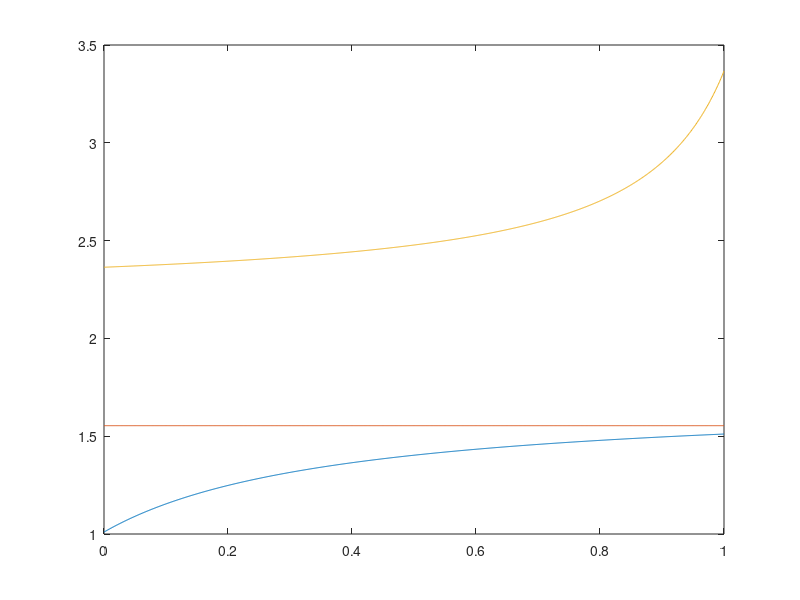

This figure's MATLAB source:
gG=1.00;    ...prob. pays off if good
gB=0.30;    ...prob. pays off if bad
y=3;           ...output
D=1;             ...investment size
r=1.01;          ...risk free rate
g1=0.35;          ...Pr(A|G)=g1+(g2+g3)pi
g2=0.55;          ...Pr(B|G)=g2(1-pi)
g3=0.1;          ...Pr(C|G)=g3(1-pi)
b1=0.1;          ...Pr(A|L)=(b2+b3)pi
b2=g2;          ...Pr(B|L)=b2(1-pi)
b3=1-b2-b1;          ...Pr(C|L)=b1+b3(1-pi)
alf=3;           ...c(pi)=1/alpha * pi^alpha

l=0.6
w=0.6

pi=0:0.001:1;
lp=length(pi);

%omega cutoffs and interest rates
% wbar=zeros(3,2,lp);
% wbar(2,1,:)=-(1-l)*(y*gB-D*r)/(l*(y*gG-D*r)-(1-l)*(y*gB-D*r));
% wbar(2,2,:)=l*(y*gG-D*r)/(l*(y*gG-D*r)-(1-l)*(y*gB-D*r));
R=zeros(3,2,lp);
R(2,1,:)=r*(w*l+(1-w)*(1-l))/(w*l*gG+(1-w)*(1-l)*gB);
R(2,2,:)=r*((1-w)*l+w*(1-l))/((1-w)*l*gG+w*(1-l)*gB);
for i=1:lp
%     wbar(1,1,i)=-(1-l)*b3*(1-pi(i))*(y*gB-D*r)/(l*(g1+(g2+g3)*pi(i))*(y*gG-D*r)-(1-l)*(b1+(b2+b3)*pi(i))*(y*gB-D*r));
%     wbar(3,1,i)=-(1-l)*(b1+(b2+b3)*pi(i))*(y*gB-D*r)/(l*g3*(1-pi(i))*(y*gG-D*r)-(1-l)*(b1+(b2+b3)*pi(i))*(y*gB-D*r));
%     wbar(1,2,i)=l*(g1+(g2+g3)*pi(i))*(y*gG-D*r)/(l*(g1+(g2+g3)*pi(i))*(y*gG-D*r)-(1-l)*b3*(1-pi(i))*(y*gB-D*r));
%     wbar(3,2,i)=l*g3*(1-pi(i))*(y*gG-D*r)/(l*g3*(1-pi(i))*(y*gG-D*r)-(1-l)*(b1+(b2+b3)*pi(i))*(y*gB-D*r));
    R(1,1,i)=r*(w*l*(g1+(g2+g3)*pi(i))+(1-w)*(1-l)*(b2+b3)*pi(i))/(w*l*(g1+(g2+g3)*pi(i))*gG+(1-w)*(1-l)*(b2+b3)*pi(i)*gB);
    R(3,1,i)=r*(w*l*g3*(1-pi(i))+(1-w)*(1-l)*(b1+b3*(1-pi(i))))/(w*l*g3*(1-pi(i))*gG+(1-w)*(1-l)*(b1+b3*(1-pi(i)))*gB);
    R(1,2,i)=r*((1-w)*l*(g1+(g2+g3)*pi(i))+w*(1-l)*(b2+b3)*pi(i))/((1-w)*l*(g1+(g2+g3)*pi(i))*gG+w*(1-l)*(b2+b3)*pi(i)*gB);
    R(3,2,i)=r*((1-w)*l*g3*(1-pi(i))+w*(1-l)*(b1+b3*(1-pi(i))))/((1-w)*l*g3*(1-pi(i))*gG+w*(1-l)*(b1+b3*(1-pi(i)))*gB);
end

%pi cutoffs
% phat=zeros(3,2);
% phat(1,1)=-(w*l*g1*(y*gG-D*r)+(1-w)*(1-l)*b3*(y*gB-D*r))/(w*l*(g2+g3)*(y*gG-D*r)+(1-w)*(1-l)*(-b3)*(y*gB-D*r));
% phat(3,1)=-(w*l*g3*(y*gG-D*r)+(1-w)*(1-l)*b1*(y*gB-D*r))/(w*l*(-g3)*(y*gG-D*r)+(1-w)*(1-l)*(b2+b3)*(y*gB-D*r));
% phat(1,2)=-((1-w)*l*g1*(y*gG-D*r)+w*(1-l)*b3*(y*gB-D*r))/((1-w)*l*(g2+g3)*(y*gG-D*r)+w*(1-l)*(-b3)*(y*gB-D*r));
% phat(3,2)=-((1-w)*l*g3*(y*gG-D*r)+w*(1-l)*b1*(y*gB-D*r))/((1-w)*l*(-g3)*(y*gG-D*r)+w*(1-l)*(b2+b3)*(y*gB-D*r));


%individual terms of marginal benefit function
Hx=zeros(3,lp);
Lx=zeros(3,lp);
for i=1:lp
    Hx(1,i)=((w*l*(g2+g3)*gG+(1-w)*(1-l)*(b2+b3)*gB)/(w*l+(1-w)*(1-l)))*(y-D*R(1,1,i));
    Hx(2,i)=((w*l*(-g2)*gG+(1-w)*(1-l)*(-b2)*gB)/(w*l+(1-w)*(1-l)))*(y-D*R(2,1,1));
    Hx(3,i)=((w*l*(-g3)*gG+(1-w)*(1-l)*(-b3)*gB)/(w*l+(1-w)*(1-l)))*(y-D*R(3,1,i));
    Lx(1,i)=(((1-w)*l*(g2+g3)*gG+w*(1-l)*(b2+b3)*gB)/((1-w)*l+w*(1-l)))*(y-D*R(1,2,i));
    Lx(2,i)=(((1-w)*l*(-g2)*gG+w*(1-l)*(-b2)*gB)/((1-w)*l+w*(1-l)))*(y-D*R(2,2,1));
    Lx(3,i)=(((1-w)*l*(-g3)*gG+w*(1-l)*(-b3)*gB)/((1-w)*l+w*(1-l)))*(y-D*R(3,2,i));
end

%check conditions to construct marginal benefit function
%omega > cutoff for H, omega < cutoff for L
%pi > cutoff for A, pi < cutoff for C
xH=zeros(1,lp);
xL=zeros(1,lp);
for i=1:lp
    %High
    if y-D*R(1,1,i)>0,    ...A?
        xH(i)=Hx(1,i);  end
    if y-D*R(2,1,i)>0,    ...B?
        xH(i)=xH(i)+Hx(2,i); end
    if y-D*R(3,1,i)>0,    ...C?
        xH(i)=xH(i)+Hx(3,i); end
    %Low
    if y-D*R(1,2,i)>0,    ...A?
        xL(i)=Lx(1,i);  end
    if y-D*R(2,2,i)>0,    ...B?
        xL(i)=xL(i)+Lx(2,i); end
    if y-D*R(3,2,i)>0,    ...C?
        xL(i)=xL(i)+Lx(3,i); end
end
    
%firm's optimal pi
piH=zeros(1,lp);
piL=zeros(1,lp);
for i=1:lp
%     piH(i)=1-xH(i)^(-0.5);
%     piL(i)=1-xL(i)^(-0.5);
    piH(i)=xH(i)^(1/(alf-1));
    piL(i)=xL(i)^(1/(alf-1));
    if xH(i)<0, piH(i)=0; end
    if xL(i)<0, piL(i)=0; end
    if xH(i)>1, piH(i)=1; end
    if xL(i)>1, piL(i)=1; end
end
[~,eqH]=min(abs(piH-pi));
piHeq=pi(eqH);
[~,eqL]=min(abs(piL-pi));
piLeq=pi(eqL);

Rah=R(1,1,eqH); Rbh=R(2,1,eqH); Rch=R(3,1,eqH);
Ral=R(1,1,eqL); Rbl=R(2,1,eqL); Rcl=R(3,1,eqL);

% disp(['pi cutoff for A,H:    ' num2str(phat(1,1))])
% disp(['pi cutoff for C,H:    ' num2str(phat(3,1))])
% disp(['pi cutoff for A,L:    ' num2str(phat(1,2))])
% disp(['pi cutoff for C,L:    ' num2str(phat(3,2))])
% disp(['omega cutoff for B,H: ' num2str(wbar(2,1,1))])
% disp(['omega cutoff for B,L: ' num2str(wbar(2,2,1))])
% disp(['Eq. pi for H: ' num2str(piHeq)])
% disp(['Eq. pi for L: ' num2str(piLeq)])

% hold on
% figure(1)
% plot(pi,pi,pi,piH)
% text(0.82,0.78,'$\pi^{*}=\hat{\pi}$',...
%                 'HorizontalAlignment','left',...
%                 'interpreter','latex',...
%                 'FontSize',16)
% if phat(1,1)>0 && phat(1,1)<1, line([phat(1,1) phat(1,1)],[0 1],'LineStyle','--'), end
% if phat(3,1)>0 && phat(3,1)<1, line([phat(3,1) phat(3,1)],[0 1],'LineStyle','-.'), end
% set(gca,'YLim',[0 1])

% figure(2)
% plot(pi,pi,pi,piL)
% text(0.82,0.78,'$\pi^{*}=\hat{\pi}$',...
%                 'HorizontalAlignment','left',...
%                 'interpreter','latex',...
%                 'FontSize',16)
% if phat(1,2)>0 && phat(1,2)<1, line([phat(1,2) phat(1,2)],[0 1],'LineStyle','--'), end
% if phat(3,2)>0 && phat(3,2)<1, line([phat(3,2) phat(3,2)],[0 1],'LineStyle','-.'), end
% set(gca,'YLim',[0 1])

plot(pi,squeeze(R(1,2,:))',pi,squeeze(R(2,2,:))',pi,squeeze(R(3,2,:))')